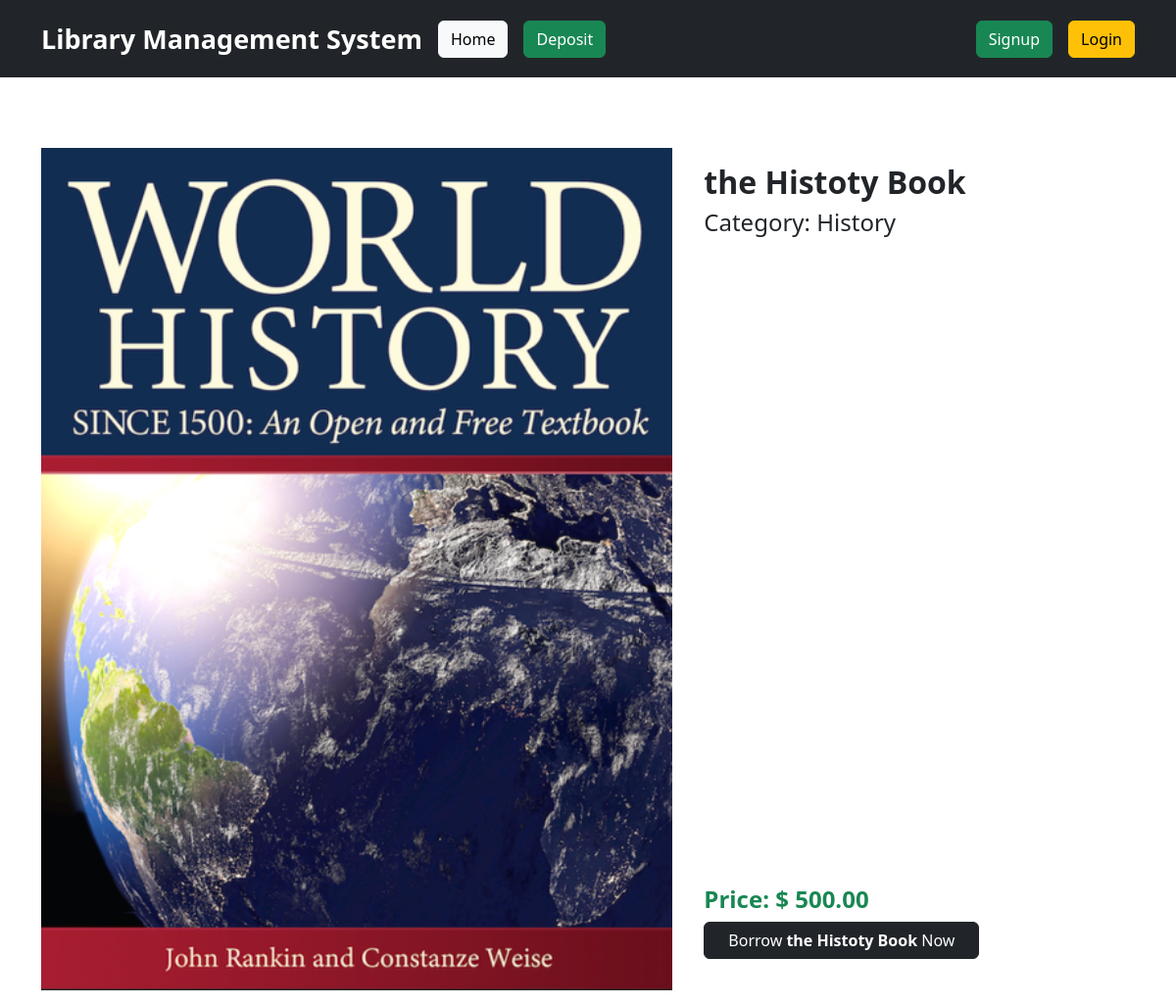
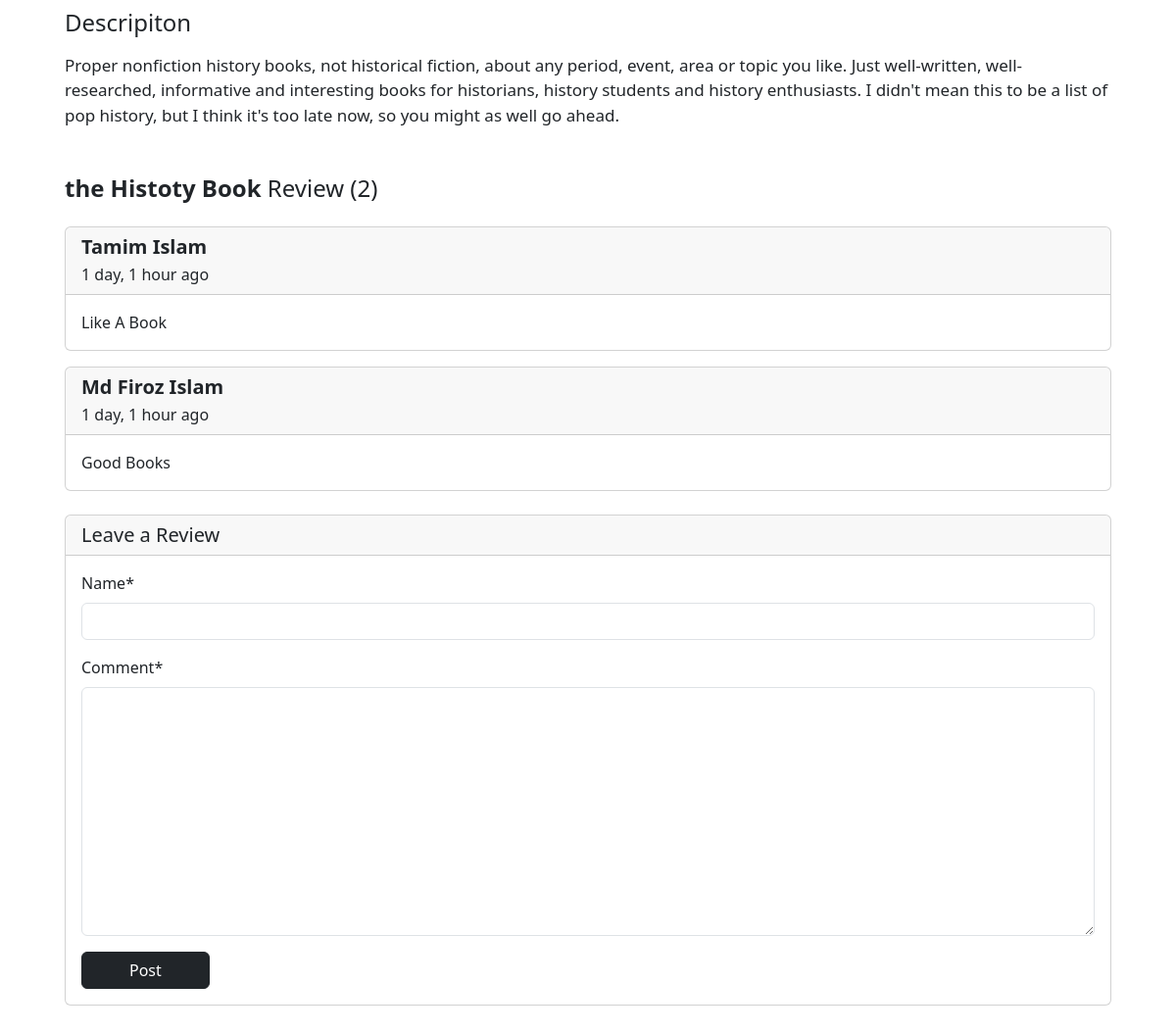
/book/view/1/, run on the app's committed database (2 pictures, top to bottom).
### books/models.py (models this page shows, shortened)
class Book(models.Model):
    image = models.ImageField(upload_to='uploads/', blank=True, null=True)
    title = models.CharField(max_length=200)
    description = models.TextField()
    price = models.DecimalField(max_digits=10, decimal_places=2)
    quantity = models.PositiveIntegerField()
    category = models.ForeignKey(Category, on_delete=models.CASCADE)
    created_at = models.DateTimeField(auto_now_add=True)

class Comment(models.Model):
    book = models.ForeignKey(Book, on_delete=models.CASCADE, related_name='comments')
    name = models.CharField(max_length=100)
    comment = models.TextField()
    created_on = models.DateTimeField(auto_now_add=True)

### categories/models.py (models this page shows)
class Category(models.Model):
    name = models.CharField(max_length=100)
    slug = models.SlugField(max_length=100,unique=True, null=True, blank=True)
    def __str__(self):
        return self.name

### books/views.py (the view, shortened to what this page needs)
# urls.py: path('view/<int:id>/', BookDetailsView.as_view(), name='view_book'),
class BookDetailsView(DetailView):
    model = Book
    pk_url_kwarg = 'id'
    template_name = 'view_book.html'
    def get_context_data(self, **kwargs):
        context = super().get_context_data(**kwargs)
        book = self.object
        comments = book.comments.all().order_by('-id')
        comment_form = CommentForm()
        context['comments'] = comments
        context['comment_form'] = comment_form
        return context

### books/forms.py
class CommentForm(forms.ModelForm):
    class Meta:
        model = Comment
        fields = ['name', 'comment']

### books/templates/view_book.html (shortened to what this page needs)
{% extends 'base.html' %}
{% load crispy_forms_tags %}
{% block content %}
<div>
    <div class="row g-3">
        <div class="col-12 col-lg-7">
            <img src="{{book.image.url}}" alt="{{book.title}}" style="width: 100%">
        </div>
        <div class="col-12 col-lg-5">
            <div class="p-3 d-flex flex-column justify-content-between" style="height: 100%;">
                <div>
                    <h2 class="fw-bold">{{book.title}}</h2>
                    <h4>Category: {{book.category}}</h4>
                </div>
                <div class="mb-3">
                    <h4 class="text-success fw-bold">Price: $ {{book.price}}</h4>
                    <a href="{% url 'borrow_book' book.id %}" class="btn btn-dark px-4">Borrow <b>{{book.title}}</b> Now</a>
                </div>
            </div>
        </div>
    </div>
    <div>
        <div class="p-4">
            <div class="mb-5">
                <h4 class="mb-3">Descripiton</h4>
                <p style="white-space: pre-wrap; font-size: 17px;">{{book.description|safe}}</p>
            </div>
            <div>
                <h4 class="mb-4"><b>{{book.title}}</b> Review ({{comments|length}})</h4>
                <div class="mb-4">
                    {% for comment in comments %}
                        <div class="card mb-3">
                            <div class="card-header py-2">
                                <h5 class="fw-semibold mb-1">{{comment.name}}</h5>
                                <p class="mb-0">{{comment.created_on|timesince}} ago</p>
                            </div>
                            <div class="card-body">
                                <p class="mb-0">{{comment.comment}}</p>
                            </div>
                        </div>
                    {% endfor %}
                </div>
                <div>
                    <div class="card">
                        <div class="card-header py-2">
                            <h5 class="mb-0">Leave a Review</h5>
                        </div>
                        <div class="card-body">
                            <form method="post">
                                {{comment_form|crispy}}
                                <button class="btn btn-dark px-5">Post</button>
                            </form>
                        </div>
                    </div>
                </div>
            </div>
        </div>
    </div>
</div>
{% endblock %}

### data on the page
Book: image (picture), title "the Histoty Book", category "History", price "500.00", description "Proper nonfiction history books, not historical fiction, about any period, event, area or topic you like. Just well-written, well-researched, informative and interesting books for historians, history students and history enthusiasts. I didn't mean this to be a list of pop history, but I think it's too late now, so you might as well go ahead."
Comment: name "Tamim Islam", created_on "1 day, 1 hour", comment "Like A Book"
Comment: name "Md Firoz Islam", created_on "1 day, 1 hour", comment "Good Books"

### other printed values
{{ comments|length }} "2"
